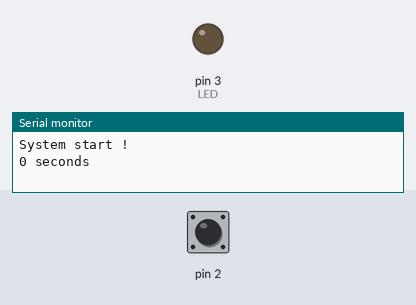
Recording of a sketch running on a simulated Arduino Uno, built with avr-gcc and run on an emulated ATmega328P. Shown: output pins drawn as LEDs (lit = HIGH), the last lines printed to the serial monitor. The inputs (shaded band) are chosen by the test bench; at power-on: pin 2 HIGH.

Above: at 0.1 s.
At 5.0 s:
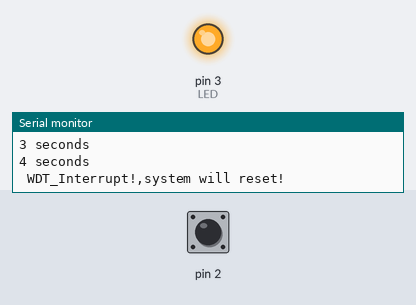
5.1 s: pin 2 driven LOW
7.0 s: pin 2 pulsed HIGH 2 times (0.12 s each, 0.3 s apart)
10.6 s: pin 2 pulsed HIGH 5 times (0.12 s each, 0.3 s apart)
Timing chart, 0 to 13.6 s (numbered marks = the images above; inputs shaded):
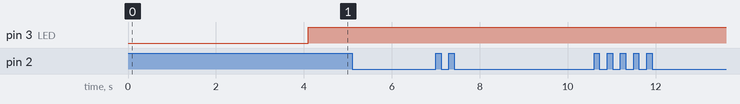

The sketch:

14-Watch_Dog_Timer.ino
```cpp
/*
* Learning AVR with Arduino
* Lesson: Watch Dog Timer
* Author: Morgan
* Date: 9/August/2020
* IDE: Arduino 1.8.13
*
* press button switch to reset watch_dog_timer.(feed dog)
* watch_dog_timer will trigger interrupt and then reset system after 4 seconds.
*
*/

#include<avr/io.h>
#include<avr/interrupt.h>
#include<util/delay.h>
#define F_CPU 16000000UL

#define WDT_reset() __asm__ __volatile__ ("wdr")    // Rest Watch Dog Timer, feed dog

volatile unsigned int cnt = 0;      // count how many seconds passed

void ext_interrupt0_setup(){
  EICRA = 0;                        // Low level if INT0 generates an interrupt request
  EIMSK = (1<<INT0);                // external interrupt request 0 enable
  sei();                            // enable global interrupt
}

void wdt_setup(){
  cli();                                        // disable global interrupt
  WDT_reset();                                  // reset Watch Dog Timer
  WDTCSR |= (1<<WDCE)|(1<<WDE);                 // start timed sequence.
  WDTCSR = (1<<WDE)|(1<<WDIE)|(1<<WDP3);        // Timer out in 4 seconds.interrupt occur and then reset system
  sei();                                        // enable global interrupt
}

void wdt_off(){
  cli();                            // disable global interrupt
  WDT_reset();                      // reset Watch Dog Timer
  MCUSR &= ~(1<<WDRF);              // clear WDRF in MCUSR
  WDTCSR |= (1<<WDCE)|(1<<WDE);     // to set WDTCSR, [WDCE],[WDE] should set as "1" first
  WDTCSR = 0;                       // turn off Watch Dog Timer
  sei();                            // enable global interrupt
}

ISR(INT0_vect){
  WDT_reset();                      // Reset Watch Dog Timer
  cnt = 0;                          // clear counter
  Serial.println("Press button switch to Reset Watch Dog Timer !");
}

ISR(WDT_vect){
  PORTD |= (1<<PD3);                // turn on LED,Watch Dog time out interrupt occur,then reset system.
  Serial.println(" WDT_Interrupt!,system will reset!");
}

void pin_setup(){
  DDRD &= ~(1<<PD2);        // set PORTD2/INT0 as input
  DDRD |= (1<<PD3);         // set PORTD3 as output
  PORTD &= ~(1<<PD3);       // set PORTD3 as Low
}
int main(){
  Serial.begin(9600);                // Serial Monitor
  Serial.println("System start !");
  pin_setup();                       // setup pin
  ext_interrupt0_setup();            // setup external interrupt
  wdt_setup();                       // setup watch dog timer

  while(1){
    Serial.println((String)cnt + " seconds");
    cnt ++;
    _delay_ms(1000);                  // delay 1 second
    };
}
```
